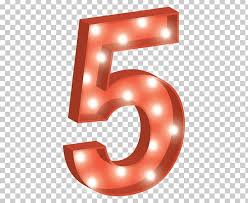
#> input picture scripts/sample_img.jpg, 248 x 203 px
$ python up_down_sampling.py
#> lines starting #> are read from the running program, lines starting #| are printed output that depends on the picture
#!/usr/bin/env python
# -*- coding: utf-8 -*-


from __future__ import division
from __future__ import print_function

import os
import cv2
import pylab as plt
from matplotlib import gridspec

__author__ = ['Nico Curti']
__email__ = ['nico.curti2@unibo.it']
__package__ = 'Upsampling/Downsampling example'


if __name__ == '__main__':

  filename = os.path.join(os.path.dirname(__file__), 'sample_img.jpg')
#                          '..', '..',
#                          'NumPyNet', 'data', 'dog.jpg')
  original = cv2.imread(filename)
#> original is the input picture: shape (203, 248, 3); mean B, G, R 188.6, 195.5, 224.6
  original = original[..., ::-1].astype('uint8')

  w, h, c = original.shape
#> w = 203; h = 248; c = 3
  scale = 2

  dim = 40
  minh, minw = (120, 60)
  maxh, maxw = (minh + dim, minw + dim)

  dim2= 80
  minh2, minw2 = (20, 80)
  maxh2, maxw2 = (minh2 + dim2, minw2 + dim2)

  down_nearest = cv2.resize(original, dsize=(h//scale, w//scale),
                            interpolation=cv2.INTER_NEAREST)
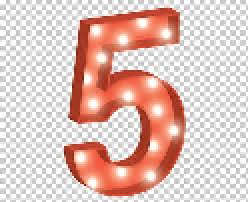
#> down_nearest: shape (101, 124, 3) (shown 2 times larger); mean R, G, B 224.5, 195.3, 188.4
  down_bicubic = cv2.resize(original, dsize=(h//scale, w//scale),
                            interpolation=cv2.INTER_CUBIC)
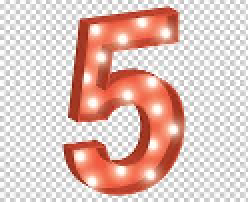
#> down_bicubic: shape (101, 124, 3) (shown 2 times larger); mean R, G, B 224.2, 195.3, 188.4
  down_lanczos = cv2.resize(original, dsize=(h//scale, w//scale),
                            interpolation=cv2.INTER_LANCZOS4)

  up_nearest = cv2.resize(original, dsize=None, fx=scale, fy=scale,
                          interpolation=cv2.INTER_NEAREST)
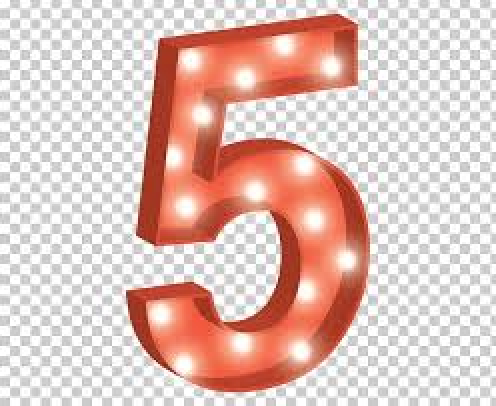
#> up_nearest: shape (406, 496, 3); mean R, G, B 224.6, 195.5, 188.6
  up_bicubic = cv2.resize(original, dsize=None, fx=scale, fy=scale,
                          interpolation=cv2.INTER_CUBIC)
  up_lanczos = cv2.resize(original, dsize=None, fx=scale, fy=scale,
                          interpolation=cv2.INTER_LANCZOS4)

  cv2.rectangle(original, pt1=(minw, minh), pt2=(maxw, maxh), color=(255, 0, 0), thickness=2)
  cv2.rectangle(original, pt1=(minw2, minh2), pt2=(maxw2, maxh2), color=(0, 0, 255), thickness=2)
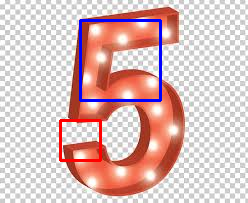
#> original: shape (203, 248, 3); mean R, G, B 220.9, 191.6, 190.1

  fig = plt.figure(figsize=(16, 10))
#  fig.suptitle('Up-Down sampling example\nScale factor: {:d}'.format(scale),
#               fontsize=26)

  outer = gridspec.GridSpec(1, 2, width_ratios=(.2, .5),
                            wspace=.05, hspace=0)

  left = gridspec.GridSpecFromSubplotSpec(1, 1,
                                          subplot_spec=outer[0],
                                          wspace=.1, hspace=.1)
  right = gridspec.GridSpecFromSubplotSpec(2, 3,
                                           subplot_spec=outer[1],
                                           wspace=.1, hspace=.1)


  minh2 /= scale
  maxh2 /= scale

  minw2 /= scale
  maxw2 /= scale

  minh2 = int(minh2)
  minw2 = int(minw2)
  maxh2 = int(maxh2)
  maxw2 = int(maxw2)

  axl = plt.Subplot(fig, left[0])
  axl.axis('off')
  axl.set_title('Original image', fontsize=24)
  axl.imshow(original)
  fig.add_subplot(axl)

  ax0 = plt.Subplot(fig, right[0])
  ax0.axis('off')
  ax0.set_title('Nearest', fontsize=24)
  ax0.imshow(down_nearest[minh2 : maxh2, minw2 : maxw2, :])
  fig.add_subplot(ax0)

  ax1 = plt.Subplot(fig, right[1])
  ax1.axis('off')
  ax1.set_title('Bicubic', fontsize=24)
  ax1.imshow(down_bicubic[minh2 : maxh2, minw2 : maxw2, :])
  fig.add_subplot(ax1)

  ax2 = plt.Subplot(fig, right[2])
  ax2.axis('off')
  ax2.set_title('Lanczos', fontsize=24)
  ax2.imshow(down_lanczos[minh2 : maxh2, minw2 : maxw2, :])
  fig.add_subplot(ax2)

  minh *= scale
  maxh *= scale

  minw *= scale
  maxw *= scale

  ax3 = plt.Subplot(fig, right[3])
  ax3.axis('off')
  ax3.imshow(up_nearest[minh : maxh, minw : maxw, :])
  fig.add_subplot(ax3)

  ax4 = plt.Subplot(fig, right[4])
  ax4.axis('off')
  ax4.imshow(up_bicubic[minh : maxh, minw : maxw, :])
  fig.add_subplot(ax4)

  ax5 = plt.Subplot(fig, right[5])
  ax5.axis('off')
  ax5.imshow(up_lanczos[minh : maxh, minw : maxw, :])
  fig.add_subplot(ax5)

  fig.savefig('../img/up_down_sampling.svg', bbox_inches='tight')
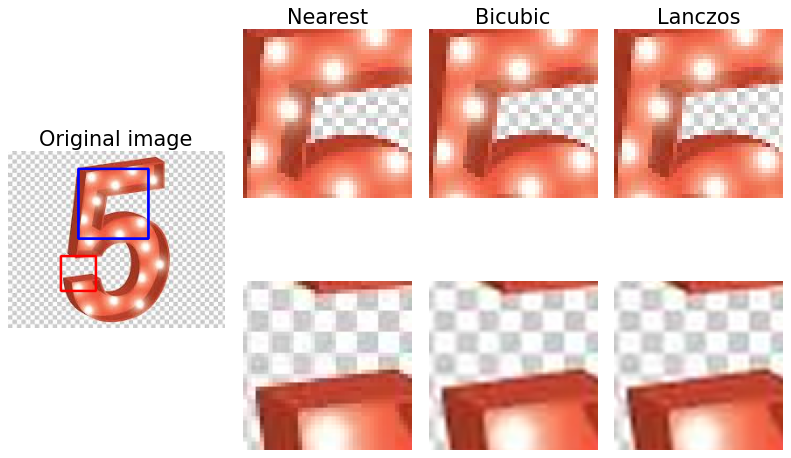
#> figure drawn by matplotlib, 7 panels
